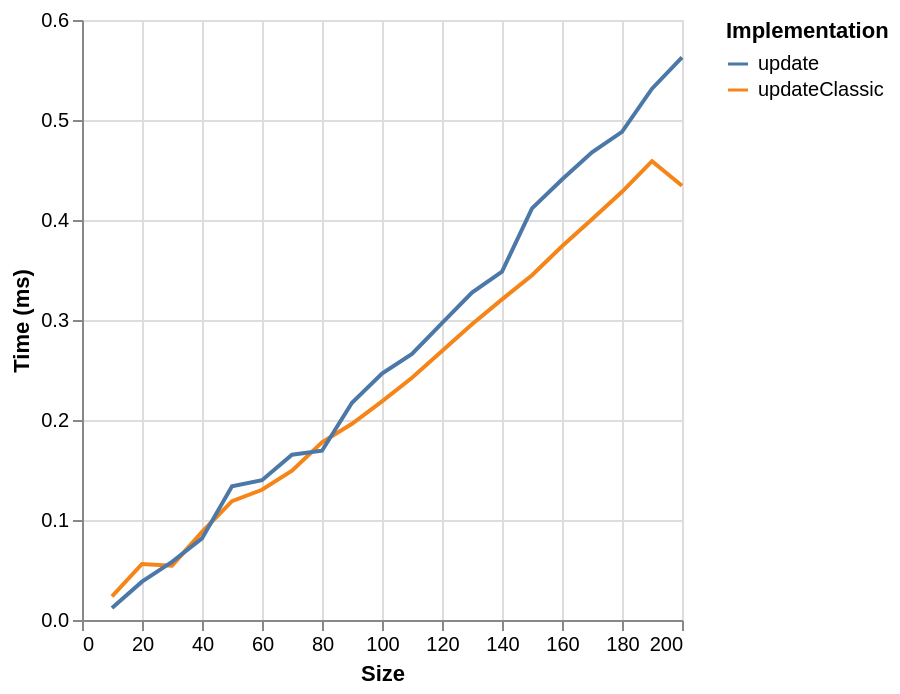

Vega-Lite specification stored for this chart:
### Vega specification from a JSON file in a GitHub repository (floating-point values rounded to 4 significant figures)
{"$schema": "https://vega.github.io/schema/vega/v6.json", "background": "white", "padding": 5, "width": 300, "height": 300, "style": "cell", "data": [{"name": "source_0", "values": [{"ms": 0.0237, "series": "updateClassic", "size": 10}, {"ms": 0.056, "series": "updateClassic", "size": 20}, {"ms": 0.0543, "series": "updateClassic", "size": 30}, {"ms": 0.0881, "series": "updateClassic", "size": 40}, {"ms": 0.1189, "series": "updateClassic", "size": 50}, {"ms": 0.1302, "series": "updateClassic", "size": 60}, {"ms": 0.1494, "series": "updateClassic", "size": 70}, {"ms": 0.1776, "series": "updateClassic", "size": 80}, {"ms": 0.1962, "series": "updateClassic", "size": 90}, {"ms": 0.2187, "series": "updateClassic", "size": 100}, {"ms": 0.2422, "series": "updateClassic", "size": 110}, {"ms": 0.2689, "series": "updateClassic", "size": 120}, {"ms": 0.2957, "series": "updateClassic", "size": 130}, {"ms": 0.3206, "series": "updateClassic", "size": 140}, {"ms": 0.3448, "series": "updateClassic", "size": 150}, {"ms": 0.3738, "series": "updateClassic", "size": 160}, {"ms": 0.4007, "series": "updateClassic", "size": 170}, {"ms": 0.4282, "series": "updateClassic", "size": 180}, {"ms": 0.4589, "series": "updateClassic", "size": 190}, {"ms": 0.4343, "series": "updateClassic", "size": 200}, {"ms": 0.0121, "series": "update", "size": 10}, {"ms": 0.0383, "series": "update", "size": 20}, {"ms": 0.0582, "series": "update", "size": 30}, {"ms": 0.0816, "series": "update", "size": 40}, {"ms": 0.1338, "series": "update", "size": 50}, {"ms": 0.1398, "series": "update", "size": 60}, {"ms": 0.1653, "series": "update", "size": 70}, {"ms": 0.1693, "series": "update", "size": 80}, {"ms": 0.2173, "series": "update", "size": 90}, {"ms": 0.2465, "series": "update", "size": 100}, {"ms": 0.2661, "series": "update", "size": 110}, {"ms": 0.2969, "series": "update", "size": 120}, {"ms": 0.3274, "series": "update", "size": 130}, {"ms": 0.3483, "series": "update", "size": 140}, {"ms": 0.4116, "series": "update", "size": 150}, {"ms": 0.4405, "series": "update", "size": 160}, {"ms": 0.4677, "series": "update", "size": 170}, {"ms": 0.4881, "series": "update", "size": 180}, {"ms": 0.5313, "series": "update", "size": 190}, {"ms": 0.5626, "series": "update", "size": 200}]}, {"name": "data_0", "source": "source_0", "transform": [{"type": "formula", "expr": "toNumber(datum[\"size\"])", "as": "size"}]}], "marks": [{"name": "pathgroup", "type": "group", "from": {"facet": {"name": "faceted_path_main", "data": "data_0", "groupby": ["series"]}}, "encode": {"update": {"width": {"field": {"group": "width"}}, "height": {"field": {"group": "height"}}}}, "marks": [{"name": "marks", "type": "line", "style": ["line"], "sort": {"field": "x"}, "from": {"data": "faceted_path_main"}, "encode": {"update": {"stroke": {"scale": "color", "field": "series"}, "description": {"signal": "\"Size: \" + (format(datum[\"size\"], \"\")) + \"; Time (ms): \" + (format(datum[\"ms\"], \"\")) + \"; series: \" + (isValid(datum[\"series\"]) ? isArray(datum[\"series\"]) ? join(datum[\"series\"], ' ') : datum[\"series\"] : \"\"+datum[\"series\"])"}, "x": {"scale": "x", "field": "size"}, "y": {"scale": "y", "field": "ms"}, "defined": {"signal": "isValid(datum[\"size\"]) && isFinite(+datum[\"size\"]) && isValid(datum[\"ms\"]) && isFinite(+datum[\"ms\"])"}}}}]}], "scales": [{"name": "x", "type": "linear", "domain": {"data": "data_0", "field": "size"}, "range": [0, {"signal": "width"}], "nice": true, "zero": false}, {"name": "y", "type": "linear", "domain": {"data": "data_0", "field": "ms"}, "range": [{"signal": "height"}, 0], "nice": true, "zero": true}, {"name": "color", "type": "ordinal", "domain": {"data": "data_0", "field": "series", "sort": true}, "range": "category"}], "axes": [{"scale": "x", "orient": "bottom", "gridScale": "y", "grid": true, "tickCount": {"signal": "ceil(width/40)"}, "domain": false, "labels": false, "aria": false, "maxExtent": 0, "minExtent": 0, "ticks": false, "zindex": 0}, {"scale": "y", "orient": "left", "gridScale": "x", "grid": true, "tickCount": {"signal": "ceil(height/40)"}, "domain": false, "labels": false, "aria": false, "maxExtent": 0, "minExtent": 0, "ticks": false, "zindex": 0}, {"scale": "x", "orient": "bottom", "grid": false, "title": "Size", "labelFlush": true, "labelOverlap": true, "tickCount": {"signal": "ceil(width/40)"}, "zindex": 0}, {"scale": "y", "orient": "left", "grid": false, "title": "Time (ms)", "labelOverlap": true, "tickCount": {"signal": "ceil(height/40)"}, "zindex": 0}], "legends": [{"orient": "right", "symbolLimit": 30, "title": "Implementation", "stroke": "color", "symbolType": "stroke"}]}
